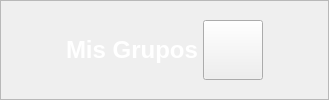
                       <widget class="QFrame" name="frame_31">
                        <property name="frameShape">
                         <enum>QFrame::StyledPanel</enum>
                        </property>
                        <property name="frameShadow">
                         <enum>QFrame::Raised</enum>
                        </property>
                        <layout class="QHBoxLayout" name="horizontalLayout_8" stretch="3,20,0,3">
                         <property name="spacing">
                          <number>5</number>
                         </property>
                         <property name="leftMargin">
                          <number>0</number>
                         </property>
                         <property name="topMargin">
                          <number>0</number>
                         </property>
                         <property name="rightMargin">
                          <number>0</number>
                         </property>
                         <property name="bottomMargin">
                          <number>0</number>
                         </property>
                         <item>
                          <widget class="QPushButton" name="pushButton_8">
                           <property name="enabled">
                            <bool>true</bool>
                           </property>
                           <property name="minimumSize">
                            <size>
                             <width>60</width>
                             <height>60</height>
                            </size>
                           </property>
                           <property name="styleSheet">
                            <string notr="true">QPushButton{
	background-color: transparent;
	border-radius: 0px;
}

QPushButton:hover{
	background-color: rgb(62, 201, 255);
	border-radius: 0px;
}

QPushButton::pressed{
	
	background-color: rgb(1, 35, 60);
	border-radius: 0px;
}</string>
                           </property>
                           <property name="text">
                            <string/>
                           </property>
                           <property name="icon">
                            <iconset resource="../QRC/imagenesInicioSesion.qrc">
                             <normaloff>:/newPrefix/Icons/User_Groups_Icon.png</normaloff>:/newPrefix/Icons/User_Groups_Icon.png</iconset>
                           </property>
                           <property name="iconSize">
                            <size>
                             <width>60</width>
                             <height>60</height>
                            </size>
                           </property>
                          </widget>
                         </item>
                         <item>
                          <widget class="QLabel" name="label_5">
                           <property name="font">
                            <font>
                             <pointsize>18</pointsize>
                             <weight>75</weight>
                             <bold>true</bold>
                            </font>
                           </property>
                           <property name="styleSheet">
                            <string notr="true">color: rgb(255, 255, 255);</string>
                           </property>
                           <property name="text">
                            <string>Mis Grupos</string>
                           </property>
                          </widget>
                         </item>
                         <item>
                          <widget class="QPushButton" name="Boton_Eliminar">
                           <property name="minimumSize">
                            <size>
                             <width>60</width>
                             <height>60</height>
                            </size>
                           </property>
                           <property name="text">
                            <string/>
                           </property>
                           <property name="icon">
                            <iconset resource="../QRC/imagenesInicioSesion.qrc">
                             <normaloff>:/newPrefix/Icons/Punisher.png</normaloff>:/newPrefix/Icons/Punisher.png</iconset>
                           </property>
                           <property name="iconSize">
                            <size>
                             <width>50</width>
                             <height>50</height>
                            </size>
                           </property>
                           <property name="flat">
                            <bool>false</bool>
                           </property>
                          </widget>
                         </item>
                         <item>
                          <widget class="QPushButton" name="Boton_AjustesGrupo">
                           <property name="minimumSize">
                            <size>
                             <width>60</width>
                             <height>60</height>
                            </size>
                           </property>
                           <property name="styleSheet">
                            <string notr="true">QPushButton{
	background-color: transparent;
	border-radius: 0px;
}

QPushButton:hover{
	background-color: rgb(62, 201, 255);
	border-radius: 0px;
}

QPushButton::pressed{
	
	background-color: rgb(1, 35, 60);
	border-radius: 0px;
}</string>
                           </property>
                           <property name="text">
                            <string/>
                           </property>
                           <property name="icon">
                            <iconset resource="../QRC/imagenesInicioSesion.qrc">
                             <normaloff>:/newPrefix/Icons/Adjust_Icon.png</normaloff>:/newPrefix/Icons/Adjust_Icon.png</iconset>
                           </property>
                           <property name="iconSize">
                            <size>
                             <width>60</width>
                             <height>60</height>
                            </size>
                           </property>
                          </widget>
                         </item>
                        </layout>
                       </widget>
